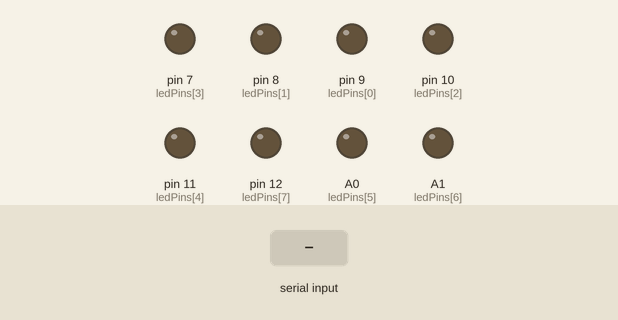
Recording of a sketch running on a simulated Arduino Uno, built with avr-gcc and run on an emulated ATmega328P. On the bench: output pins drawn as LEDs (lit = HIGH). Inputs (shaded band) come from the test bench.

Above: at 1.9 s.
2.0 s: byte 30 received over Serial
At 3.1 s:
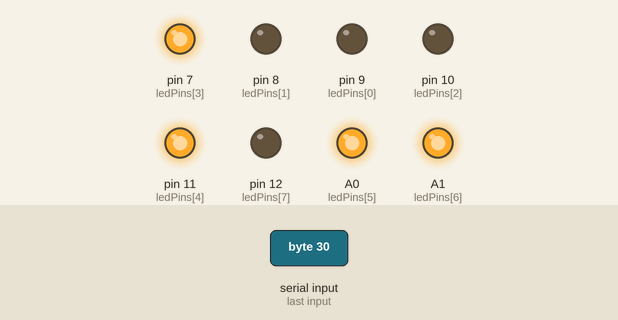
3.5 s: byte 90 received over Serial
At 4.3 s:
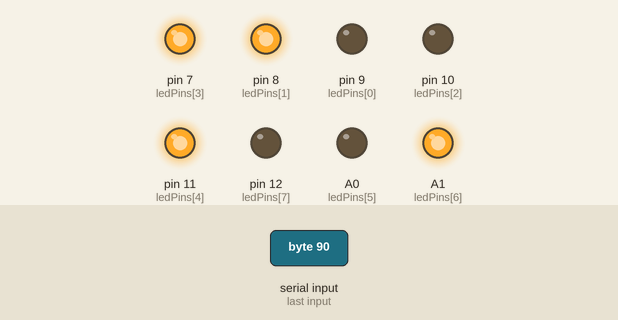
5.0 s: byte 120 received over Serial
At 5.6 s:
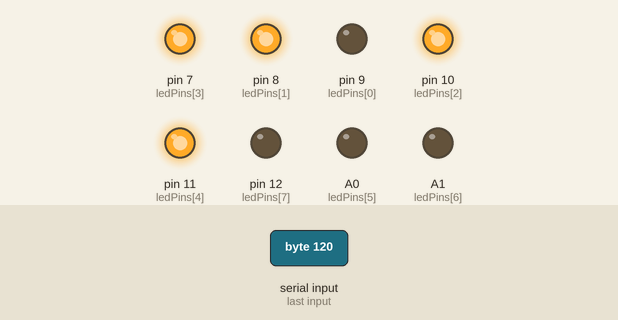
Timing chart, 0 to 8.0 s (numbered marks = the images above; inputs shaded):
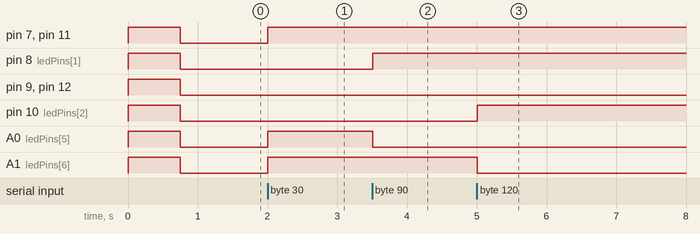

The sketch:

frcOILEDs.ino
```cpp
byte ledPins[] = {
  9, 8, 10, 7, 11, A0, A1, 12
};       // an array of pin numbers to which LEDs are attached

void setup() {
  Serial.begin(9600);
  byte thisPin;
  for (thisPin = 0; thisPin < 8; thisPin++) {
    pinMode(ledPins[thisPin], OUTPUT);
    digitalWrite(ledPins[thisPin], HIGH);
  }
  delay(750);
  for (thisPin = 0; thisPin < 8; thisPin++) {
    digitalWrite(ledPins[thisPin], LOW);
  }
}

void loop() {
  byte serialByte;
  int available = Serial.available();
  // this makes sure we get the last byte
  for (int curByte = 0; curByte < available; curByte++) {
    serialByte = Serial.read();
  }

  if (available > 0) {
    Serial.println();
    for (byte thisPin = 0; thisPin < 8; thisPin++) {
      if (serialByte >= 1<<(7-thisPin)) {
        digitalWrite(ledPins[thisPin], HIGH);
        /*Serial.print("Setting LED ");
        Serial.print(String(ledPins[thisPin]));
        Serial.println(" to HIGH");*/
        serialByte-=1<<(7-thisPin);
      } else {
        digitalWrite(ledPins[thisPin], LOW);
        /*Serial.print("Setting LED ");
        Serial.print(String(ledPins[thisPin]));
        Serial.println(" to LOW");*/
      }
    }
  }

  delay(10);
}
```

Measured:
- after the input at 2.0 s, pin 7 (ledPins[3]), pin 11 (ledPins[4]), A0 (ledPins[5]), A1 (ledPins[6]): LOW → HIGH at once
- after the input at 3.5 s, pin 8 (ledPins[1]): LOW → HIGH at once; A0 (ledPins[5]): HIGH → LOW at once
- after the input at 5.0 s, pin 10 (ledPins[2]): LOW → HIGH at once; A1 (ledPins[6]): HIGH → LOW at once
